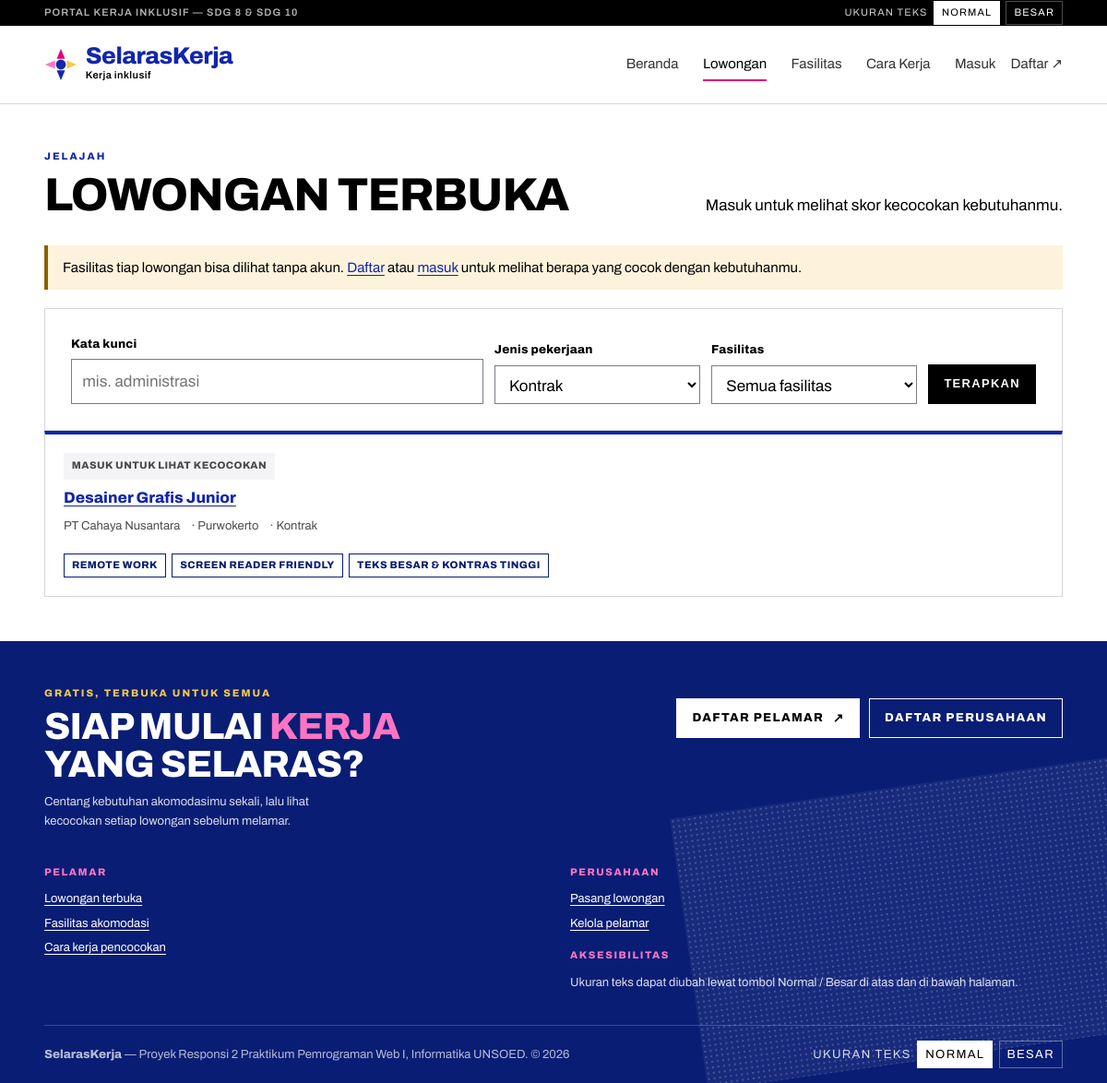
The page /lowongan.php?type=Kontrak on the database its author committed.
### tables this page shows
CREATE TABLE jobs (
  id INT AUTO_INCREMENT PRIMARY KEY,
  company_id INT NOT NULL,
  title VARCHAR(150) NOT NULL,
  description TEXT NOT NULL,
  salary VARCHAR(60) DEFAULT NULL,
  job_type ENUM('Penuh waktu','Paruh waktu','Kontrak','Magang','Remote') NOT NULL DEFAULT 'Penuh waktu',
  status ENUM('open','closed') NOT NULL DEFAULT 'open',
  created_at TIMESTAMP NOT NULL DEFAULT CURRENT_TIMESTAMP,
  CONSTRAINT fk_job_company FOREIGN KEY (company_id) REFERENCES companies(id) ON DELETE CASCADE,
  INDEX idx_jobs_status (status)
);

CREATE TABLE companies (
  id INT AUTO_INCREMENT PRIMARY KEY,
  user_id INT NOT NULL UNIQUE,
  company_name VARCHAR(120) NOT NULL,
  location VARCHAR(120) DEFAULT NULL,
  description TEXT DEFAULT NULL,
  CONSTRAINT fk_co_user FOREIGN KEY (user_id) REFERENCES users(id) ON DELETE CASCADE
);

CREATE TABLE accommodations (
  id INT AUTO_INCREMENT PRIMARY KEY,
  name VARCHAR(80) NOT NULL UNIQUE,
  category VARCHAR(60) NOT NULL
);

### helpers/auth_guard.php (called while the page is built, shortened)
<?php
function auth_user(PDO $pdo): ?array
{
    static $cache = null;
    if (empty($_SESSION['uid'])) {
        return null;
    }
    return $cache;
}

### helpers/functions.php (called while the page is built, shortened)
<?php
function e(?string $value): string
{
    return htmlspecialchars((string) $value, ENT_QUOTES, 'UTF-8');
}
function u(string $path = ''): string
{
    return APP_URL . $path;
}
function get_int(string $key, int $default = 0): int
{
    $raw = $_POST[$key] ?? $_GET[$key] ?? null;
    return $raw === null ? $default : (int) $raw;
}

### helpers/matcher.php (called while the page is built, shortened)
<?php
function job_facilities_map(PDO $pdo, array $jobIds): array
{
    $in = implode(',', array_fill(0, count($jobIds), '?'));
    $stmt = $pdo->prepare("SELECT job_id, accommodation_id FROM job_accommodations WHERE job_id IN ($in)");
    $stmt->execute($jobIds);
    $map = array_fill_keys($jobIds, []);
    foreach ($stmt->fetchAll() as $row) {
        $map[(int) $row['job_id']][] = (int) $row['accommodation_id'];
    }
    return $map;
}
function match_stats(array $needs, array $facilities): array
{
    $matched = array_intersect($needs, $facilities);
    $total   = count($needs);
    return [
        'matched' => $matched,
        'count'   => count($matched),
        'total'   => $total,
        'percent' => $total > 0 ? (int) round(count($matched) / $total * 100) : 0,
    ];
}
function jobs_with_score(PDO $pdo, array $needs, array $filter = []): array
{
    $sql = 'SELECT j.*, c.company_name, c.location
            FROM jobs j
            JOIN companies c ON c.id = j.company_id
            WHERE j.status = ?';
    $params = ['open'];
    if (($filter['type'] ?? '') !== '') {
        $sql .= ' AND j.job_type = ?';
        $params[] = $filter['type'];
    }
    $stmt = $pdo->prepare($sql . ' ORDER BY j.created_at DESC');
    $stmt->execute($params);
    $jobs = $stmt->fetchAll();
    $facilities = job_facilities_map($pdo, array_map(fn ($j) => (int) $j['id'], $jobs));
    foreach ($jobs as &$job) {
        $stats = match_stats($needs, $facilities[(int) $job['id']] ?? []);
        $job['match_count']   = $stats['count'];
        $job['match_total']   = $stats['total'];
        $job['match_percent'] = $stats['percent'];
    }
    usort($jobs, fn ($a, $b) => $b['match_percent'] <=> $a['match_percent']);
    return $jobs;
}
function accommodation_names(PDO $pdo): array
{
    $rows = $pdo->query('SELECT id, name, category FROM accommodations ORDER BY category, name')->fetchAll();
    $out = [];
    foreach ($rows as $r) {
        $out[(int) $r['id']] = ['name' => $r['name'], 'category' => $r['category']];
    }
    return $out;
}

### lowongan.php (the view, shortened to what this page needs)
<?php
require_once __DIR__ . '/includes/bootstrap.php';
$user = auth_user($pdo);
$needs    = $user !== null ? seeker_needs($pdo, (int) $user['id']) : [];
$q     = trim((string) ($_GET['q'] ?? ''));
$type  = (string) ($_GET['type'] ?? '');
$accId = get_int('acc');
$types = ['Penuh waktu', 'Paruh waktu', 'Kontrak', 'Magang', 'Remote'];
$jobs  = jobs_with_score($pdo, $needs, ['q' => $q, 'type' => $type, 'acc' => $accId]);
$per   = 6;
$pages = max(1, (int) ceil(count($jobs) / $per));
$page  = min(max(1, get_int('page', 1)), $pages);
$shown = array_slice($jobs, ($page - 1) * $per, $per);
$master = accommodation_names($pdo);
require __DIR__ . '/includes/header.php';
?>
<section class="section">
  <div class="wrap">
    <div class="section__head">
      <div>
        <p class="kicker">Jelajah</p>
        <h1 class="section__title">Lowongan terbuka</h1>
      </div>
      <p class="section__lede">
        <?php if ($user === null): ?>
          Masuk untuk melihat skor kecocokan kebutuhanmu.
        <?php else: ?>
          Diurutkan dari kecocokan tertinggi dengan kebutuhanmu.
        <?php endif; ?>
      </p>
    </div>
    <?php if ($user === null): ?>
      <p class="alert alert--warn" role="status">
        Fasilitas tiap lowongan bisa dilihat tanpa akun.
        <a href="<?= u('/auth/register.php') ?>">Daftar</a> atau <a href="<?= u('/auth/login.php') ?>">masuk</a> untuk melihat berapa yang cocok dengan kebutuhanmu.
      </p>
    <?php elseif ($needs === []): ?>
      <p class="alert alert--warn" role="status">
        Lengkapi kebutuhan fasilitas di <a href="<?= u('/seeker/profile.php') ?>">profilmu</a> untuk melihat tingkat kecocokan.
      </p>
    <?php endif; ?>
    <form class="filters panel" method="get" action="<?= u('/lowongan.php') ?>">
      <div class="field">
        <label for="q">Kata kunci</label>
        <input id="q" name="q" type="search" value="<?= e($q) ?>" placeholder="mis. administrasi">
      </div>
      <div class="field">
        <label for="type">Jenis pekerjaan</label>
        <select id="type" name="type">
          <?php foreach ($types as $option): ?>
            <option value="<?= e($option) ?>" <?= $type === $option ? 'selected' : '' ?>><?= e($option) ?></option>
          <?php endforeach; ?>
        </select>
      </div>
      <div class="field">
        <label for="acc">Fasilitas</label>
        <select id="acc" name="acc">
          <option value="">Semua fasilitas</option>
        </select>
      </div>
      <button class="btn" type="submit">Terapkan</button>
    </form>
    <?php if ($shown === []): ?>
      <p class="empty">Belum ada lowongan yang cocok dengan filter ini. Coba longgarkan filter.</p>
    <?php else: ?>
      <ul class="jobs">
        <?php foreach ($shown as $job): ?>
          <li class="job">
            <?php if ($user === null): ?>
              <p class="badge badge--muted">Masuk untuk lihat kecocokan</p>
            <?php elseif ($job['match_total'] > 0): ?>
              <p class="badge">Cocok <?= (int) $job['match_count'] ?> dari <?= (int) $job['match_total'] ?> kebutuhanmu (<?= (int) $job['match_percent'] ?>%)</p>
            <?php else: ?>
              <p class="badge badge--muted">Kebutuhanmu belum diisi</p>
            <?php endif; ?>
            <h2 class="job__title">
              <a href="<?= u('/lowongan-detail.php?id=' . (int) $job['id']) ?>"><?= e($job['title']) ?></a>
            </h2>
            <p class="job__meta">
              <span><?= e($job['company_name']) ?></span>
              <span><?= e($job['location'] ?: 'Lokasi tidak disebut') ?></span>
              <span><?= e($job['job_type']) ?></span>
            </p>
            <?php if ($user !== null && $needs !== []): ?>
              <ul class="chips">
                <?php foreach ($job['facility_ids'] as $fid): ?>
                  <?php if (in_array($fid, $needs, true)): ?>
                    <li class="chip chip--on"><?= e($master[$fid]['name'] ?? 'Fasilitas') ?></li>
                  <?php endif; ?>
                <?php endforeach; ?>
              </ul>
            <?php else: ?>
              <ul class="chips">
                <?php foreach (array_slice($job['facility_ids'], 0, 4) as $fid): ?>
                  <li class="chip"><?= e($master[$fid]['name'] ?? 'Fasilitas') ?></li>
                <?php endforeach; ?>
              </ul>
            <?php endif; ?>
          </li>
        <?php endforeach; ?>
      </ul>
    <?php endif; ?>
  </div>
</section>
<?php require __DIR__ . '/includes/footer.php'; ?>

### public/css/style.css (style rules this page uses)
:root { --blue: #1226aa; --blue-dark: #091d74; --magenta: #de007e; --pink: #ff74c3; --yellow: #f2c94c; --plum: #8a0b4a; --slate: #2b3444; --ink: #000; --paper: #fff; --grey: #f4f4f6; --line: #d5d5dd; --fs-display: clamp(2.1rem, 5.4vw, 4.4rem); --fs-h2: clamp(1.9rem, 4.2vw, 3.6rem); --fs-h3: clamp(1.05rem, 1.4vw, 1.3rem); --fs-body: 1.0625rem; --fs-small: 0.8125rem; --fs-micro: 0.6875rem; --tr-caps: 0.1em; --gutter: clamp(1rem, 4vw, 3.5rem); --wide: 1240px; --r: 0; }
*, *::before, *::after { box-sizing: border-box; }
body { margin: 0; min-height: 100vh; display: flex; flex-direction: column; background: var(--paper); color: var(--ink); font-family: Archivo, "Segoe UI", system-ui, Arial, sans-serif; font-size: var(--fs-body); line-height: 1.6; -webkit-font-smoothing: antialiased; }
h1, h2, h3, p, ul, ol, figure { margin: 0; }
ul, ol { padding: 0; list-style: none; }
a { color: var(--blue); text-underline-offset: 0.2em; }
.wrap { width: 100%; max-width: var(--wide); margin-inline: auto; padding-inline: var(--gutter); }
.btn { display: inline-flex; align-items: center; gap: 0.6rem; padding: 0.8rem 1rem; border: 1px solid var(--ink); background: var(--ink); color: var(--paper); font-size: var(--fs-small); font-weight: 700; letter-spacing: var(--tr-caps); text-transform: uppercase; text-decoration: none; line-height: 1.2; cursor: pointer; }
.kicker { display: block; font-size: var(--fs-micro); font-weight: 800; letter-spacing: 0.18em; text-transform: uppercase; color: var(--blue); margin-bottom: 0.5rem; }
.section__lede { max-width: 48ch; }
.section { padding-block: clamp(2rem, 4vw, 3.5rem); }
.section__head { display: flex; align-items: flex-end; justify-content: space-between; gap: 1rem; flex-wrap: wrap; margin-bottom: clamp(1.25rem, 2.5vw, 2rem); }
.section__title { font-size: var(--fs-h2); line-height: 0.98; font-weight: 800; text-transform: uppercase; letter-spacing: -0.02em; }
.panel { background: var(--paper); border: 1px solid var(--line); padding: clamp(1rem, 2.5vw, 1.75rem); margin-top: 1.5rem; }
.field { display: flex; flex-direction: column; gap: 0.35rem; }
.field > label, .fieldset legend { font-size: var(--fs-small); font-weight: 700; letter-spacing: 0.02em; }
.field input, .field select, .field textarea { font: inherit; color: var(--ink); background: var(--paper); border: 1px solid #7b7b8a; padding: 0.6rem 0.7rem; width: 100%; }
.alert { border-left: 4px solid var(--blue); background: var(--grey); padding: 0.75rem 1rem; margin-top: 1rem; font-size: 0.9375rem; }
.alert--warn { border-left-color: #8a6100; background: #fdf3dc; }
.filters { display: grid; grid-template-columns: 2fr 1fr 1fr auto; gap: 0.75rem; align-items: end; margin-top: 1.25rem; }
.jobs { display: grid; grid-template-columns: repeat(auto-fit, minmax(280px, 1fr)); gap: 1.25rem; }
.job { background: var(--paper); border: 1px solid var(--line); border-top: 4px solid var(--blue); padding: 1.25rem; display: flex; flex-direction: column; gap: 0.65rem; }
.job__title { font-size: var(--fs-h3); line-height: 1.2; font-weight: 800; }
.job__meta { font-size: var(--fs-small); color: #000000b3; display: flex; flex-wrap: wrap; gap: 0.35rem 0.75rem; }
.job__meta span + span::before { content: "· "; }
.badge { align-self: flex-start; background: var(--yellow); color: var(--ink); font-size: var(--fs-micro); font-weight: 800; letter-spacing: 0.04em; text-transform: uppercase; padding: 0.35rem 0.55rem; }
.badge--muted { background: var(--grey); color: #000000b3; font-weight: 700; }
.chips { display: flex; flex-wrap: wrap; gap: 0.4rem; margin-top: auto; padding-top: 0.5rem; }
.chip { display: inline-block; border: 1px solid var(--blue-dark); padding: 0.2rem 0.5rem; font-size: var(--fs-micro); font-weight: 700; letter-spacing: 0.04em; text-transform: uppercase; color: var(--blue-dark); }

### rows shown on the page
jobs: title "Desainer Grafis Junior", company.company_name "PT Cahaya Nusantara", company.location "Purwokerto", job_type "Kontrak"
accommodations: name "REMOTE WORK"
accommodations: name "SCREEN READER FRIENDLY"
accommodations: name "TEKS BESAR & KONTRAS TINGGI"

### other values the page prints
form field type "Kontrak"
